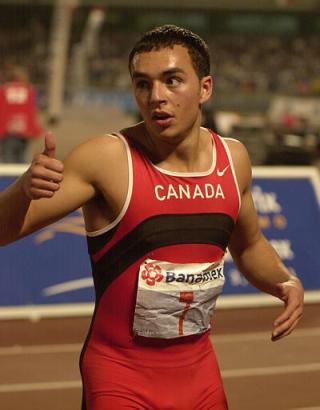
#> input picture img_1.jpg, 320 x 410 px
$ python fancyPCA.py
#> lines starting #> are read from the running program, lines starting #| are printed output that depends on the picture
#-*- coding:utf-8 -*-

import numpy as np


################
# np_pca
################
def np_pca(X, k):
    # mean of each feature
    n_samples, n_features = X.shape
    mean = np.array([np.mean(X[:, i]) for i in range(n_features)])
    norm_X = X - mean

    scatter_matrix = np.dot(np.transpose(norm_X), norm_X)

    eig_val, eig_vec = np.linalg.eig(scatter_matrix)
    eig_pairs = [(np.abs(eig_val[i]), eig_vec[:, i]) for i in range(n_features)]

    eig_pairs.sort(reverse=True)
    feature = np.array([ele[1] for ele in eig_pairs[:k]])

    data = np.dot(norm_X, np.transpose(feature))
    return data


X = np.array([[-1, 1], [-2, -1], [-3, -2], [1, 1], [2, 1], [3, 2]])
#print(np_pca(X,1))

################
# sklearn PCA
################
from sklearn.decomposition import PCA
pca=PCA(n_components=1)
pca.fit(X)
newX = pca.transform(X)
#print(newX)


################
# fancy PCA
################
def fancyPCA(img_path):
#> called with img_path = 'img_1.jpg'
    im = cv2.imread(img_path)
#> im is the input picture: shape (410, 320, 3); mean B, G, R 55.9, 75.1, 116.8
    img = im / 255.

    result = np.zeros(shape=img.shape)

    flag = True
    while flag:
        m = len(img)
        #print(m)
        n = len(img[0])
        #print(n)
        im1 = img[:,:,0].reshape([1, m*n])
        im2 = img[:,:,1].reshape([1, m*n])
        im3 = img[:,:,2].reshape([1, m*n])

        d1 = im1 - np.mean(im1)
        d2 = im2 - np.mean(im2)
        d3 = im3 - np.mean(im3)

        data = np.hstack((d1.T, d2.T, d3.T))
        datat = data.T

        val, vec = np.linalg.eig(np.dot(datat, data))

        dval = np.sqrt(val).reshape([3, 1])

        alpha = 0.1 * np.random.rand(3, 1)

        noise = np.dot(vec, np.multiply(alpha, dval))
        #print(noise.shape)

        b, g, r = cv2.split(img)
        b = b + 4.5 *(noise[0]/255.)
        g = g + 4.5 *(noise[1]/255.)
        r = r + 4.5 *(noise[2]/255.)

        result = cv2.merge((b, g, r))

        lowerThreshold = 0.0
        upperThreshold = 1.0
        if (np.mean(result) < lowerThreshold) | (np.mean(result) > upperThreshold):
            print(np.mean(result))
        else:
            flag = False
            return result
#> this loop made 1 pass
#> (m, n, val, dval, noise) on pass 1: (410, 320, [9726.6, 393.9, 2383.6], [98.62, 19.85, 48.82], [-4.99, -3.43, -1.82])
#> pass 1, in fancyPCA, `b, g, r = cv2.split(img)`:
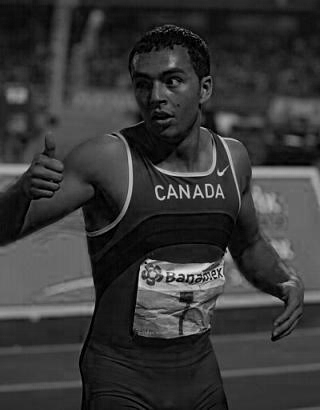
#> b: shape (410, 320) float64; min 0, max 1, mean 0.219
#> pass 1, in fancyPCA, `b, g, r = cv2.split(img)`:
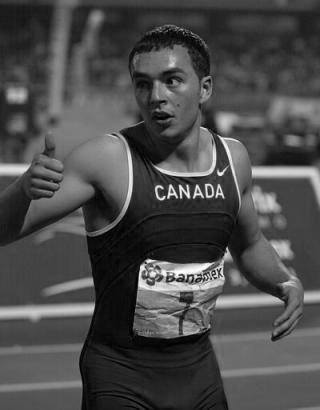
#> g: shape (410, 320) float64; min 0, max 1, mean 0.294
#> pass 1, in fancyPCA, `b, g, r = cv2.split(img)`:
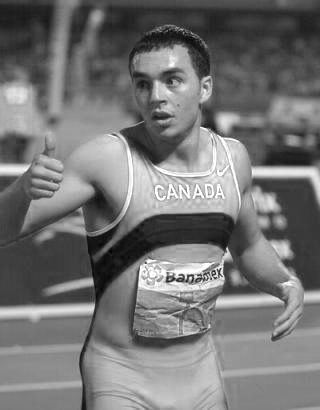
#> r: shape (410, 320) float64; min 0.00392, max 1, mean 0.458

    return result

import cv2
img = fancyPCA('img_1.jpg')

cv2.imshow('img_1', img*255)
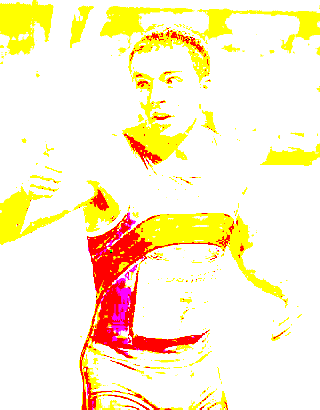
#> window 'img_1': shape (410, 320, 3); mean B, G, R 206.4, 240.6, 255
cv2.waitKey()
